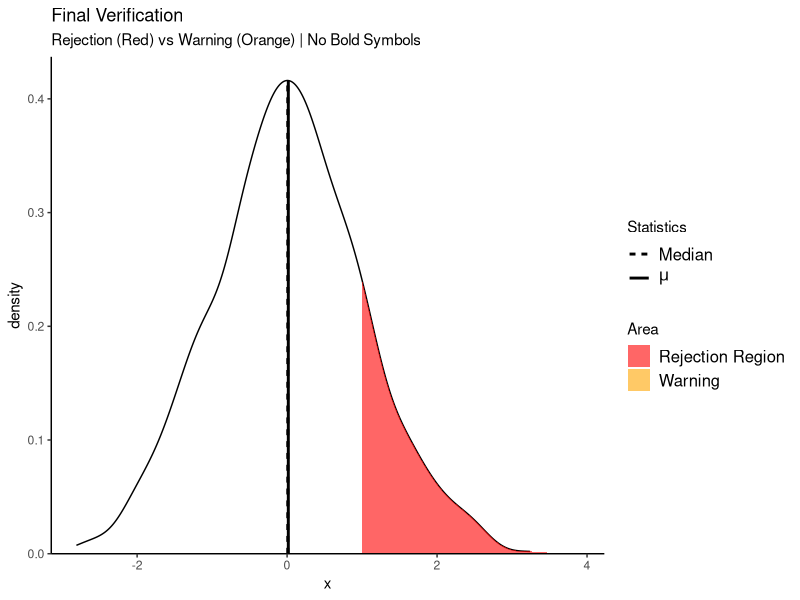

This figure's R source:
library(ggplot2)

# =========================================================================
# 1. STATS
# =========================================================================

# Helper to close density polygon
close_density_poly <- function(df, lower, upper, label) {
  sub_df <- df[df$x >= lower & df$x <= upper, , drop = FALSE]
  if (nrow(sub_df) == 0) return(NULL)
  # Add anchors at y=0
  closed_df <- rbind(c(min(sub_df$x), 0), sub_df, c(max(sub_df$x), 0))
  closed_df$fill_group <- label
  return(closed_df)
}

StatDensitySpread <- ggproto("StatDensitySpread", Stat,
                             required_aes = c("x"),
                             compute_group = function(data, scales, sigmas = NULL) {
                               if (is.null(sigmas)) return(data.frame())
                               
                               stats <- list(mu = mean(data$x, na.rm=TRUE), sigma = sd(data$x, na.rm=TRUE))
                               dens  <- density(data$x, na.rm=TRUE)
                               df_base <- data.frame(x = dens$x, y = dens$y)
                               
                               sigmas <- sort(sigmas, decreasing = TRUE)
                               
                               polys <- lapply(sigmas, function(s) {
                                 close_density_poly(df_base, 
                                                    stats$mu - (stats$sigma * s), 
                                                    stats$mu + (stats$sigma * s), 
                                                    paste0("sigma_", s))
                               })
                               
                               final_df <- do.call(rbind, polys)
                               if (!is.null(final_df)) {
                                 final_df$fill_group <- factor(final_df$fill_group, levels = paste0("sigma_", sigmas))
                               }
                               return(final_df)
                             }
)

StatDensitySegmentMulti <- ggproto("StatDensitySegmentMulti", Stat,
                                   required_aes = c("x"),
                                   compute_group = function(data, scales, segments = NULL) {
                                     if (is.null(segments)) return(data.frame())
                                     if (!is.list(segments)) segments <- list(segments)
                                     
                                     dens <- density(data$x, na.rm = TRUE)
                                     df_base <- data.frame(x = dens$x, y = dens$y)
                                     
                                     polys <- lapply(seq_along(segments), function(i) {
                                       rng <- segments[[i]]
                                       if (length(rng) != 2) return(NULL)
                                       close_density_poly(df_base, min(rng), max(rng), paste0("segment_", i))
                                     })
                                     
                                     final_df <- do.call(rbind, polys)
                                     
                                     # FIX: Force factor levels to match input order (1, 2, 3...)
                                     # This prevents alphabetical sorting messing up the color mapping
                                     if (!is.null(final_df)) {
                                       final_df$fill_group <- factor(final_df$fill_group, levels = paste0("segment_", seq_along(segments)))
                                     }
                                     return(final_df)
                                   }
)

StatDensityMetric <- ggproto("StatDensityMetric", Stat,
                             required_aes = c("x"),
                             compute_group = function(data, scales, metrics = c(), annotation_type = "population") {
                               if (length(metrics) == 0) return(data.frame())
                               dens <- density(data$x, na.rm = TRUE)
                               
                               # Handle NULL annotation type safely
                               type_str <- if (is.null(annotation_type)) "default" else as.character(annotation_type)
                               
                               # Clean Label Map (No Bold)
                               label_map <- switch(type_str,
                                                   "population" = c(mean = "mu", median = "Median"),
                                                   "sample"     = c(mean = "x_bar", median = "Median"),
                                                   "sampling_distribution" = c(mean = "mu_x_bar", median = "Median"),
                                                   c(mean = "Mean", median = "Median")
                               )
                               
                               results <- lapply(metrics, function(m) {
                                 val <- if (m == "mean") mean(data$x, na.rm=TRUE) else median(data$x, na.rm=TRUE)
                                 lbl <- if (!is.null(label_map[[m]])) label_map[[m]] else tools::toTitleCase(m)
                                 
                                 data.frame(
                                   x = val, xend = val, 
                                   y = 0, yend = approx(dens$x, dens$y, xout = val)$y,
                                   metric_label = lbl
                                 )
                               })
                               do.call(rbind, results)
                             }
)

# =========================================================================
# 2. MASTER GEOM
# =========================================================================

geom_density_analysis <- function(mapping = NULL, data = NULL, ...,
                                  sigmas = c(1, 2), 
                                  segments = NULL, 
                                  show_mean = FALSE, show_median = FALSE,
                                  alpha = 0.6, 
                                  line_color = "black", line_alpha = 1.0, 
                                  sigma_colors = c("#1f77b4", "#6baed6", "#c6dbef"),
                                  segment_fill = "orange", 
                                  annotation_type = "population") {
  
  layers <- list(geom_density(mapping = mapping, data = data, fill = NA, ...))
  palette_vals <- character(0) # Start empty
  
  # --- 1. Build Color Palette (Robust Naming) ---
  if (!is.null(sigmas)) {
    s_sorted <- sort(sigmas)
    cols <- rep_len(sigma_colors, length(s_sorted))
    names(cols) <- paste0("sigma_", s_sorted)
    palette_vals <- c(palette_vals, cols)
  }
  
  if (!is.null(segments)) {
    if (!is.list(segments)) segments <- list(segments)
    # Explicitly map segment_1 -> Color 1, segment_2 -> Color 2
    cols <- rep_len(segment_fill, length(segments))
    names(cols) <- paste0("segment_", seq_along(segments))
    palette_vals <- c(palette_vals, cols)
  }
  
  # --- 2. Labeller (No Bold) ---
  master_labeller <- function(breaks) {
    lapply(breaks, function(brk) {
      if (grepl("sigma_", brk)) {
        s <- as.numeric(gsub("sigma_", "", brk))
        if (is.null(annotation_type)) return(paste0("Mean \u00B1 ", s, " sd"))
        
        # Standard expressions (No bold)
        if (annotation_type == "population") return(bquote(mu %+-% .(s)*sigma))
        if (annotation_type == "sample") return(bquote(bar(x) %+-% .(s)*s))
        if (annotation_type == "sampling_distribution") return(bquote(mu[bar(x)] %+-% .(s)*sigma[bar(x)]))
        return(paste0("Mean \u00B1 ", s, " sd"))
      }
      
      if (grepl("segment_", brk)) {
        idx <- as.numeric(gsub("segment_", "", brk))
        if (idx <= length(segments)) {
          nm <- names(segments)[idx]
          if (!is.null(nm) && nm != "") return(nm)
          rng <- segments[[idx]]
          return(paste0("[", round(min(rng), 2), " \u2013 ", round(max(rng), 2), "]"))
        }
      }
      return(brk)
    })
  }
  
  add_layer <- function(stat, group_aes = FALSE, params) {
    aes_args <- list(fill = quote(after_stat(fill_group)))
    if (group_aes) aes_args$group <- quote(after_stat(fill_group))
    new_map <- do.call(aes, aes_args)
    if (!is.null(mapping)) new_map <- modifyList(mapping, new_map)
    do.call(geom_polygon, c(list(stat = stat, mapping = new_map, data = data, color = NA), params))
  }
  
  if (!is.null(sigmas)) {
    layers[[length(layers)+1]] <- add_layer(StatDensitySpread, TRUE, list(sigmas=sigmas, alpha=alpha))
  }
  if (!is.null(segments)) {
    layers[[length(layers)+1]] <- add_layer(StatDensitySegmentMulti, FALSE, list(segments=segments, alpha=alpha))
  }
  
  if (length(palette_vals) > 0) {
    layers[[length(layers)+1]] <- scale_fill_manual(
      name = "Area", values = palette_vals, labels = master_labeller,
      guide = guide_legend(override.aes = list(linetype = 0, color = NA))
    )
  }
  
  metrics <- c(if(show_mean) "mean", if(show_median) "median")
  if (length(metrics) > 0) {
    lmap <- aes(linetype = after_stat(metric_label))
    if (!is.null(mapping)) lmap <- modifyList(mapping, lmap)
    layers[[length(layers)+1]] <- geom_segment(
      stat = StatDensityMetric, mapping = lmap, data = data,
      metrics = metrics, annotation_type = annotation_type,
      linewidth = 1, color = line_color, alpha = line_alpha, show.legend = TRUE
    )
    
    lt_vals <- c("Median" = "22", "mu" = "solid", "x_bar" = "solid", "mu_x_bar" = "solid", "Mean" = "solid")
    
    # Label Map (No Bold)
    lbl_map <- list("Median" = "Median")
    if (is.null(annotation_type)) {
      lbl_map[["Mean"]] <- "Mean"
    } else if (annotation_type == "population") {
      lbl_map[["mu"]] <- expression(mu)
    } else if (annotation_type == "sample") {
      lbl_map[["x_bar"]] <- expression(bar(x))
    } else if (annotation_type == "sampling_distribution") {
      lbl_map[["mu_x_bar"]] <- expression(mu[bar(x)])
    } else {
      lbl_map[["Mean"]] <- "Mean"
    }
    
    layers[[length(layers)+1]] <- scale_linetype_manual(
      name = "Statistics", values = lt_vals, labels = lbl_map
    )
  }
  
  return(layers)
}

`%||%` <- function(x, y) if (is.null(x)) y else x

set.seed(123)
df <- data.frame(x = rnorm(1000))

ggplot(df, aes(x = x)) +
  geom_density_analysis(
    sigmas = NULL, 
    
    # Two separate segments
    segments = list("Rejection Region" = c(1.645, Inf), 
                    "Warning"          = c(1, 1.645)),
    
    # Two distinct colors -> Should map correctly now
    segment_fill = c("red", "orange"),
    
    show_mean = TRUE,
    show_median = TRUE,
    annotation_type = "population"
  ) +
  theme_classic() +
  scale_y_continuous(expand = expansion(mult = c(0, 0.05))) +
  
  # Increases text size, but does NOT bold the symbols
  theme(legend.text = element_text(size = 12)) +
  
  labs(title = "Final Verification", 
       subtitle = "Rejection (Red) vs Warning (Orange) | No Bold Symbols")
